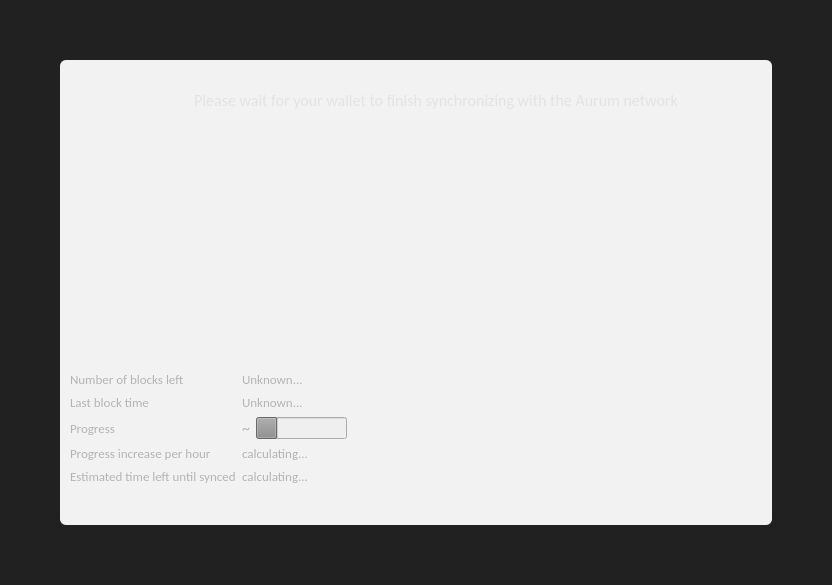
<?xml version="1.0" encoding="UTF-8"?>
<ui version="4.0">
 <class>ModalOverlay</class>
 <widget class="ModalOverlay" name="ModalOverlay">
  <property name="geometry">
   <rect>
    <x>0</x>
    <y>0</y>
    <width>832</width>
    <height>585</height>
   </rect>
  </property>
  <property name="windowTitle">
   <string>Form</string>
  </property>
  <layout class="QVBoxLayout" name="verticalLayout" stretch="0">
   <property name="sizeConstraint">
    <enum>QLayout::SetDefaultConstraint</enum>
   </property>
   <property name="leftMargin">
    <number>0</number>
   </property>
   <property name="topMargin">
    <number>0</number>
   </property>
   <property name="rightMargin">
    <number>0</number>
   </property>
   <property name="bottomMargin">
    <number>0</number>
   </property>
   <item>
    <widget class="QWidget" name="bgWidget" native="true">
     <property name="styleSheet">
      <string notr="true">#bgWidget { background: rgba(0,0,0,220); }</string>
     </property>
     <layout class="QVBoxLayout" name="verticalLayoutMain" stretch="1">
      <property name="leftMargin">
       <number>60</number>
      </property>
      <property name="topMargin">
       <number>60</number>
      </property>
      <property name="rightMargin">
       <number>60</number>
      </property>
      <property name="bottomMargin">
       <number>60</number>
      </property>
      <item>
       <widget class="QLabel" name="contentWidget">
        <property name="styleSheet">
         <string notr="true">#contentWidget { background: rgba(255,255,255,240); border-radius: 6px; }

QLabel { color: rgb(40,40,40);  }</string>
        </property>
        <property name="pixmap">
         <pixmap resource="../bitcoin.qrc">:/icons/modal_background</pixmap>
        </property>
        <property name="scaledContents">
         <bool>true</bool>
        </property>
        <property name="wordWrap">
         <bool>true</bool>
        </property>
        <layout class="QVBoxLayout" name="verticalLayoutSub" stretch="1,0,0,0">
         <property name="spacing">
          <number>0</number>
         </property>
         <property name="leftMargin">
          <number>10</number>
         </property>
         <property name="topMargin">
          <number>10</number>
         </property>
         <property name="rightMargin">
          <number>10</number>
         </property>
         <property name="bottomMargin">
          <number>10</number>
         </property>
         <item>
          <layout class="QHBoxLayout" name="horizontalLayoutIconText" stretch="0,1">
           <property name="topMargin">
            <number>20</number>
           </property>
           <item>
            <layout class="QVBoxLayout" name="verticalLayoutIcon">
             <property name="leftMargin">
              <number>0</number>
             </property>
             <item>
              <widget class="QPushButton" name="warningIcon">
               <property name="enabled">
                <bool>false</bool>
               </property>
               <property name="text">
                <string/>
               </property>
               <property name="icon">
                <iconset resource="../bitcoin.qrc">
                 <normaloff>:/icons/warning</normaloff>
                 <disabledoff>:/icons/warning</disabledoff>:/icons/warning</iconset>
               </property>
               <property name="iconSize">
                <size>
                 <width>48</width>
                 <height>48</height>
                </size>
               </property>
               <property name="flat">
                <bool>true</bool>
               </property>
              </widget>
             </item>
             <item>
              <spacer name="verticalSpacerWarningIcon">
               <property name="orientation">
                <enum>Qt::Vertical</enum>
               </property>
               <property name="sizeHint" stdset="0">
                <size>
                 <width>20</width>
                 <height>40</height>
                </size>
               </property>
              </spacer>
             </item>
            </layout>
           </item>
           <item>
            <layout class="QVBoxLayout" name="verticalLayoutInfoText">
             <property name="leftMargin">
              <number>0</number>
             </property>
             <property name="topMargin">
              <number>0</number>
             </property>
             <item>
              <widget class="QLabel" name="infoText">
               <property name="font">
                <font>
                 <family>Calibri</family>
                 <pointsize>12</pointsize>
                 <weight>50</weight>
                 <bold>false</bold>
                 <underline>false</underline>
                </font>
               </property>
               <property name="styleSheet">
                <string notr="true">color: rgb(227, 227, 227);</string>
               </property>
               <property name="text">
                <string>Please wait for your wallet to finish synchronizing with the Aurum network</string>
               </property>
               <property name="textFormat">
                <enum>Qt::RichText</enum>
               </property>
               <property name="alignment">
                <set>Qt::AlignCenter</set>
               </property>
               <property name="wordWrap">
                <bool>true</bool>
               </property>
              </widget>
             </item>
             <item>
              <widget class="QLabel" name="infoTextStrong">
               <property name="font">
                <font>
                 <family>Calibri</family>
                 <weight>50</weight>
                 <bold>false</bold>
                </font>
               </property>
               <property name="text">
                <string/>
               </property>
               <property name="textFormat">
                <enum>Qt::RichText</enum>
               </property>
               <property name="wordWrap">
                <bool>true</bool>
               </property>
              </widget>
             </item>
             <item>
              <spacer name="verticalSpacerInTextSpace">
               <property name="orientation">
                <enum>Qt::Vertical</enum>
               </property>
               <property name="sizeHint" stdset="0">
                <size>
                 <width>20</width>
                 <height>40</height>
                </size>
               </property>
              </spacer>
             </item>
            </layout>
           </item>
          </layout>
         </item>
         <item>
          <spacer name="verticalSpacerAfterText">
           <property name="orientation">
            <enum>Qt::Vertical</enum>
           </property>
           <property name="sizeHint" stdset="0">
            <size>
             <width>20</width>
             <height>40</height>
            </size>
           </property>
          </spacer>
         </item>
         <item>
          <layout class="QFormLayout" name="formLayout">
           <property name="fieldGrowthPolicy">
            <enum>QFormLayout::FieldsStayAtSizeHint</enum>
           </property>
           <property name="horizontalSpacing">
            <number>6</number>
           </property>
           <property name="verticalSpacing">
            <number>6</number>
           </property>
           <property name="topMargin">
            <number>10</number>
           </property>
           <item row="0" column="0">
            <widget class="QLabel" name="labelNumberOfBlocksLeft">
             <property name="font">
              <font>
               <family>Calibri</family>
               <pointsize>10</pointsize>
               <weight>50</weight>
               <bold>false</bold>
              </font>
             </property>
             <property name="styleSheet">
              <string notr="true">color: rgb(180, 180, 180);</string>
             </property>
             <property name="text">
              <string>Number of blocks left</string>
             </property>
            </widget>
           </item>
           <item row="0" column="1">
            <widget class="QLabel" name="numberOfBlocksLeft">
             <property name="font">
              <font>
               <family>Calibri</family>
               <pointsize>10</pointsize>
              </font>
             </property>
             <property name="styleSheet">
              <string notr="true">color: rgb(180, 180, 180);</string>
             </property>
             <property name="text">
              <string>Unknown...</string>
             </property>
            </widget>
           </item>
           <item row="1" column="0">
            <widget class="QLabel" name="labelLastBlockTime">
             <property name="font">
              <font>
               <family>Calibri</family>
               <pointsize>10</pointsize>
               <weight>50</weight>
               <bold>false</bold>
              </font>
             </property>
             <property name="styleSheet">
              <string notr="true">color: rgb(180, 180, 180);</string>
             </property>
             <property name="text">
              <string>Last block time</string>
             </property>
            </widget>
           </item>
           <item row="1" column="1">
            <widget class="QLabel" name="newestBlockDate">
             <property name="sizePolicy">
              <sizepolicy hsizetype="Maximum" vsizetype="Preferred">
               <horstretch>0</horstretch>
               <verstretch>0</verstretch>
              </sizepolicy>
             </property>
             <property name="font">
              <font>
               <family>Calibri</family>
               <pointsize>10</pointsize>
              </font>
             </property>
             <property name="styleSheet">
              <string notr="true">color: rgb(180, 180, 180);</string>
             </property>
             <property name="text">
              <string>Unknown...</string>
             </property>
            </widget>
           </item>
           <item row="2" column="0">
            <widget class="QLabel" name="labelSyncDone">
             <property name="font">
              <font>
               <family>Calibri</family>
               <pointsize>10</pointsize>
               <weight>50</weight>
               <bold>false</bold>
              </font>
             </property>
             <property name="styleSheet">
              <string notr="true">color: rgb(180, 180, 180);</string>
             </property>
             <property name="text">
              <string>Progress</string>
             </property>
            </widget>
           </item>
           <item row="2" column="1">
            <layout class="QHBoxLayout" name="horizontalLayoutSync" stretch="0,1">
             <item>
              <widget class="QLabel" name="percentageProgress">
               <property name="font">
                <font>
                 <family>Calibri</family>
                 <pointsize>12</pointsize>
                </font>
               </property>
               <property name="styleSheet">
                <string notr="true">color: rgb(180, 180, 180);</string>
               </property>
               <property name="text">
                <string notr="true">~</string>
               </property>
              </widget>
             </item>
             <item>
              <widget class="QProgressBar" name="progressBar">
               <property name="enabled">
                <bool>false</bool>
               </property>
               <property name="autoFillBackground">
                <bool>true</bool>
               </property>
               <property name="styleSheet">
                <string notr="true"/>
               </property>
               <property name="value">
                <number>24</number>
               </property>
               <property name="format">
                <string/>
               </property>
              </widget>
             </item>
            </layout>
           </item>
           <item row="4" column="0">
            <widget class="QLabel" name="labelProgressIncrease">
             <property name="font">
              <font>
               <family>Calibri</family>
               <pointsize>10</pointsize>
               <weight>50</weight>
               <bold>false</bold>
              </font>
             </property>
             <property name="styleSheet">
              <string notr="true">color: rgb(180, 180, 180);</string>
             </property>
             <property name="text">
              <string>Progress increase per hour</string>
             </property>
            </widget>
           </item>
           <item row="4" column="1">
            <widget class="QLabel" name="progressIncreasePerH">
             <property name="font">
              <font>
               <family>Calibri</family>
               <pointsize>10</pointsize>
              </font>
             </property>
             <property name="styleSheet">
              <string notr="true">color: rgb(180, 180, 180);</string>
             </property>
             <property name="text">
              <string>calculating...</string>
             </property>
            </widget>
           </item>
           <item row="5" column="0">
            <widget class="QLabel" name="labelEstimatedTimeLeft">
             <property name="font">
              <font>
               <family>Calibri</family>
               <pointsize>10</pointsize>
               <weight>50</weight>
               <bold>false</bold>
              </font>
             </property>
             <property name="styleSheet">
              <string notr="true">color: rgb(180, 180, 180);</string>
             </property>
             <property name="text">
              <string>Estimated time left until synced</string>
             </property>
            </widget>
           </item>
           <item row="5" column="1">
            <widget class="QLabel" name="expectedTimeLeft">
             <property name="font">
              <font>
               <family>Calibri</family>
               <pointsize>10</pointsize>
              </font>
             </property>
             <property name="styleSheet">
              <string notr="true">color: rgb(180, 180, 180);</string>
             </property>
             <property name="text">
              <string>calculating...</string>
             </property>
            </widget>
           </item>
          </layout>
         </item>
         <item>
          <layout class="QHBoxLayout" name="horizontalLayoutButtons">
           <property name="leftMargin">
            <number>10</number>
           </property>
           <property name="topMargin">
            <number>10</number>
           </property>
           <item>
            <spacer name="horizontalSpacer">
             <property name="orientation">
              <enum>Qt::Horizontal</enum>
             </property>
             <property name="sizeHint" stdset="0">
              <size>
               <width>40</width>
               <height>20</height>
              </size>
             </property>
            </spacer>
           </item>
          </layout>
         </item>
        </layout>
       </widget>
      </item>
     </layout>
    </widget>
   </item>
  </layout>
 </widget>
 <customwidgets>
  <customwidget>
   <class>ModalOverlay</class>
   <extends>QWidget</extends>
   <header>qt/modaloverlay.h</header>
   <container>1</container>
  </customwidget>
 </customwidgets>
 <resources>
  <include location="../bitcoin.qrc"/>
 </resources>
 <connections/>
</ui>
